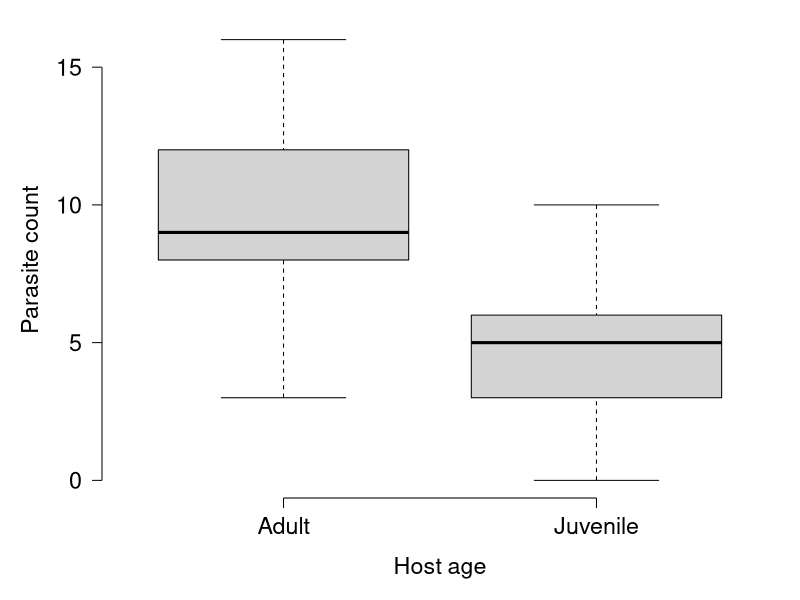
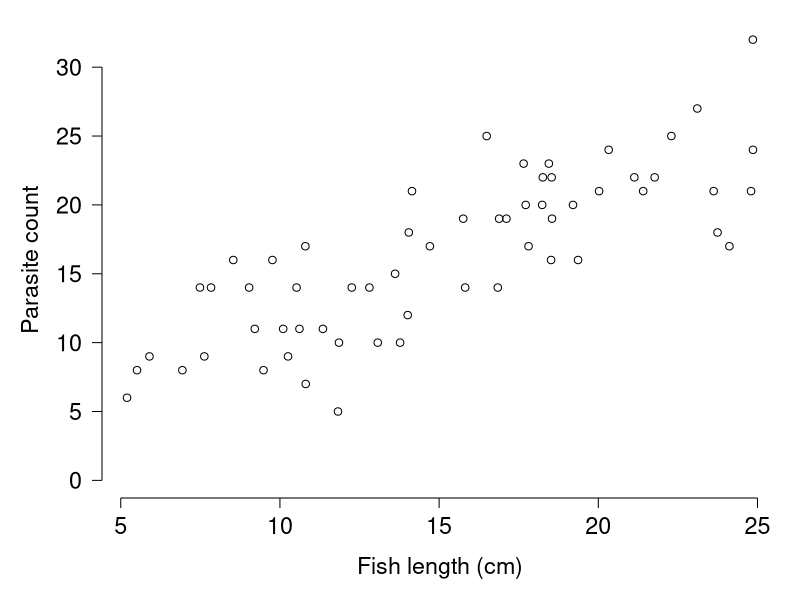
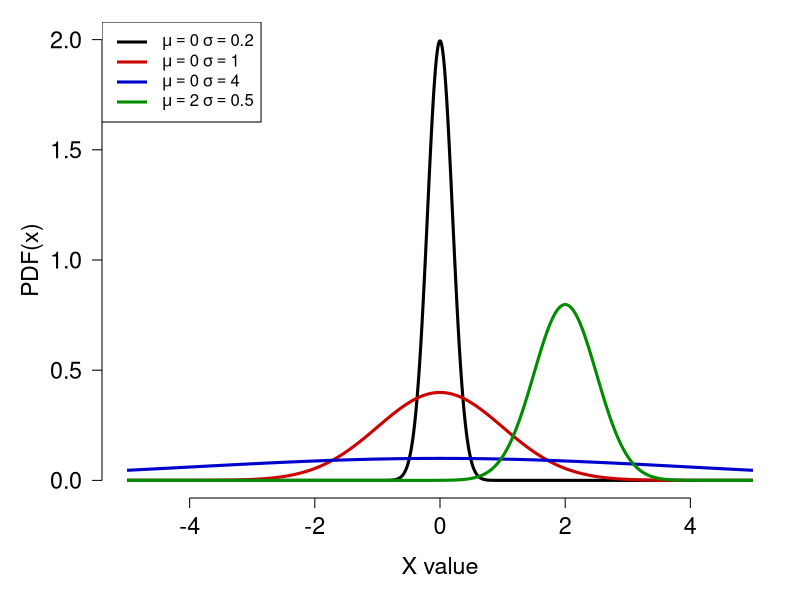
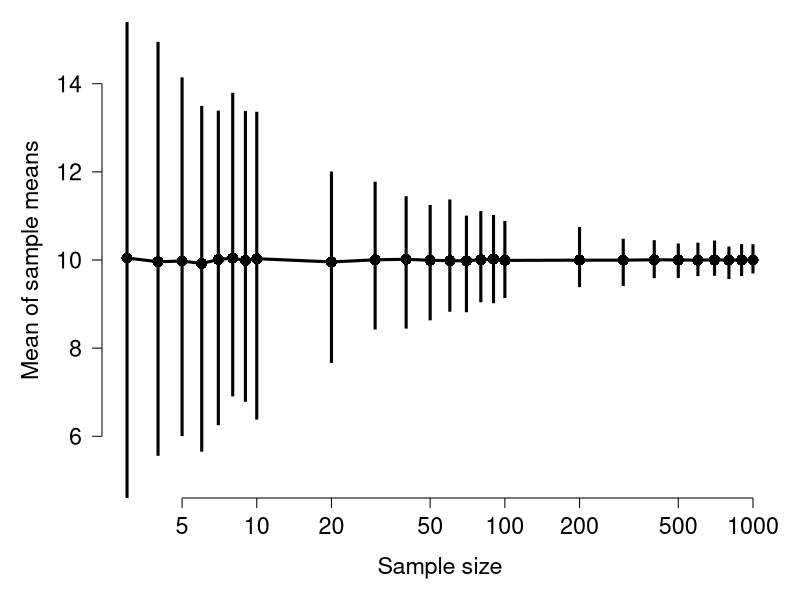

These charts were generated, in order, by the following R code:
## ---- chunk 1
#| echo: false
#| fig-width: 5
#| fig-height: 4

set.seed(123)
d1 <- data.frame(age="Adult", y=rpois(100, 10))
d2 <- data.frame(age="Juvenile", y=rpois(100, 5))
dx <- rbind(d1, d2)

par(mfrow=c(1,1), mar=c(5.1, 5.1, 1.1, 1.1), bty="n", lend=1, las=1,
    cex.axis=1.4, cex.lab=1.4)
boxplot(y~age, data=dx, xlab="Host age", ylab="Parasite count", ylim=c(0, max(dx$y)))
## ---- chunk 2
#| echo: false
#| fig-width: 5
#| fig-height: 4


set.seed(321)
dy <- data.frame(x=runif(60, 5, 25))
dy$y <- rpois(60, 3+0.9*dy$x)
par(mfrow=c(1,1), mar=c(5.1, 5.1, 1.1, 1.1), bty="n", lend=1, las=1,
    cex.axis=1.4, cex.lab=1.4)
plot(dy$x, dy$y, xlab="Fish length (cm)", ylab="Parasite count",
     ylim=c(0, max(dy$y)))
## ---- chunk 3
t.test(y~age, data=dx)
## ---- chunk 4
cor.test(dy$x, dy$y)
## ---- chunk 5
# possible values of distribution
xvals <- seq(-5, 5, length=1000)

# calculate probability distribution function (PDF)
# of each x value under different mu and sigma. 
# PDF expresses relative likelihood of a value.
pdf1 <- dnorm(xvals, mean=0, sd=0.2)
pdf2 <- dnorm(xvals, mean=0, sd=1)
pdf3 <- dnorm(xvals, mean=0, sd=4)
pdf4 <- dnorm(xvals, mean=2, sd=0.5)

# plot the PDFs
plot(xvals, pdf1, type="l", lwd=3, 
     xlab="X value", ylab="PDF(x)",
     ylim=c(0, 2))
points(xvals, pdf2, type="l", lwd=3, col="red3")
points(xvals, pdf3, type="l", lwd=3, col="blue3")
points(xvals, pdf4, type="l", lwd=3, col="green4")
legend("topleft",
       legend=c(
         expression(mu==0~sigma==0.2),
         expression(mu==0~sigma==1),
         expression(mu==0~sigma==4),
         expression(mu==2~sigma==0.5)
       ),
       lwd=3, col=c("black", "red3", "blue3", "green4"))
## ---- chunk 6
# draw 10 values from the underlying distribution
rand.values <- rnorm(10, mean=10, sd=3)

# calculate the sample mean and sample SD
mean(rand.values)
sd(rand.values)
## ---- chunk 7
# draw 100 values from the underlying distribution,
# then calculate the sample mean and SD
rand.values100 <- rnorm(100, mean=10, sd=3)
mean(rand.values100)
sd(rand.values100)
## ---- chunk 8
# population parameters
mu <- 10
sigma <- 3

# sample sizes to test
samp.sizes <- c(3:10, 2:10*10, 2:10*100)
n.samp.sizes <- length(samp.sizes)

# how many simulations per sample size?
sims <- 1000

# structure to store simulated sample means
# for each sample size
sim.list <- vector("list", length=n.samp.sizes)

# execute simulations in a loop
for(i in 1:n.samp.sizes){
  # vector to hold simulated sample means for
  # each replicate j
  sim.vector <- numeric(sims)
  # simulate sample means in a loop
  for(j in 1:sims){
    sim.vector[j] <- mean(rnorm(samp.sizes[i], mu, sigma))
  }#j
  # store in list
  sim.list[[i]] <- sim.vector
}#i

# what is the mean estimate at each sample size?
mean.mean <- sapply(sim.list, mean)
# what is the spread of estimates of mu at each
# sample size?
sim.ranges <- sapply(sim.list, range)

# plot the estimate and range of estimates vs.
# sample size
plot(samp.sizes, mean.mean, lwd=3, type="o", pch=16, log="x",
     cex=1.5, xlab="Sample size", ylab="Mean of sample means",
     ylim=c(5, 15))
segments(samp.sizes, sim.ranges[1,], samp.sizes, sim.ranges[2,],
         lwd=3)
## ---- chunk 9
#| collapse: true

# get some random values
# with mu = 0 and sigma = 1
# (standard normal distribution)
z <- rnorm(100)
## ---- chunk 10
# mean
mean(z)
## ---- chunk 11
# sd
sd(z)
## ---- chunk 12
# variance
var(z)
## ---- chunk 13
# quantiles 
## 20th percentile: 20% of values are <= this value
quantile(z, 0.2)
## ---- chunk 14
## 90th percentile: 90% of values are <= this value
quantile(z, 0.9)
## ---- chunk 15
# median
median(z)
## ---- chunk 16
# also the median
quantile(z, 0.5)
## ---- chunk 17
# IQR
IQR(z)
## ---- chunk 18
# calculate mean of each species
ag.petal <- aggregate(Petal.Length~Species, data=iris, mean)

# calculate sd of each species
ag.petal$SD <- aggregate(Petal.Length~Species, data=iris, sd)$Petal.Length
ag.petal
## ---- chunk 19
ag2 <- aggregate(Petal.Length~Species, data=iris, mean)
ag2$sd <- tapply(iris$Petal.Length, iris$Species, sd)
ag2
## ---- chunk 20
# count number of values >=3 with an anonymous function
ag3 <- aggregate(Petal.Length~Species, data=iris, 
                 function(x){length(which(x>=4))})
ag3
## ---- chunk 21
# count number of values between 3.5 and 4.7
ag4 <- aggregate(Petal.Length~Species, data=iris,
                 function(x){length(which(x>3.5 & x<4.7))})
ag4
## ---- chunk 22
tapply(iris$Petal.Length, iris$Species,
       function(x){length(which(is.na(x)))})
## ---- chunk 23
aggregate(Petal.Length~Species, data=iris, 
          function(z){any(is.nan(z))})
